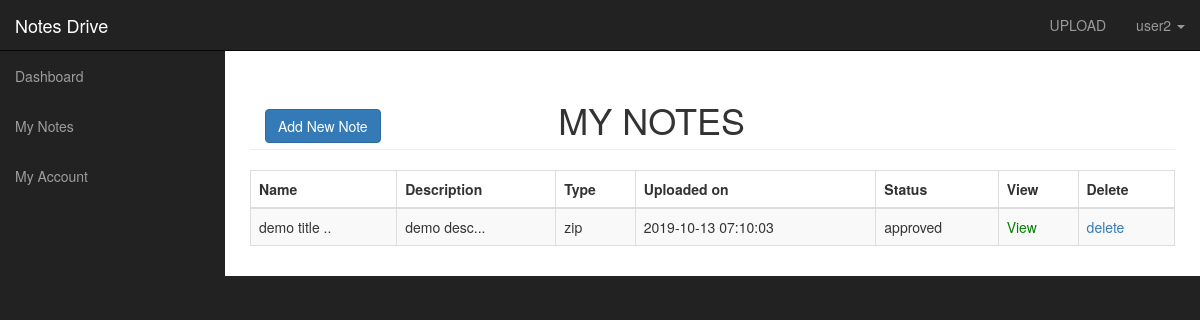
The app's page /dashboard/notes.php (signed in) with its own data.
### tables this page shows
CREATE TABLE `uploads` (
  `file_id` int(11) NOT NULL,
  `file_name` varchar(225) NOT NULL,
  `file_description` text NOT NULL,
  `file_type` varchar(225) NOT NULL,
  `file_uploader` varchar(225) NOT NULL,
  `file_uploaded_on` timestamp NOT NULL DEFAULT current_timestamp() ON UPDATE current_timestamp(),
  `file_uploaded_to` varchar(225) NOT NULL,
  `file` varchar(225) NOT NULL,
  `status` varchar(225) NOT NULL DEFAULT 'not approved yet'
);

### dashboard/notes.php (the view, shortened to what this page needs)
<?php include 'includes/adminheader.php';
?>
    <div id="wrapper">
       <?php include 'includes/adminnav.php';?>
        <div id="page-wrapper">
            <div class="container-fluid">
                <div class="row">
                    <div class="col-lg-12">
                        <h1 class="page-header">
                        <div class="col-xs-4">
            <a href="uploadnote.php" class="btn btn-primary">Add New Note</a>
            </div>
                         MY NOTES
                        </h1>
<div class="row">
<div class="col-lg-12">
        <div class="table-responsive">
<form action="" method="post">
            <table class="table table-bordered table-striped table-hover">
            <thead>
                    <tr>
                        <th>Name</th>
                        <th>Description</th>
                        <th>Type </th>
                        <th>Uploaded on</th>
                        <th>Status</th>
                        <th>View</th>
                        <th>Delete</th>
                    </tr>
                </thead>
                <tbody>
                 <?php
                 $currentuser = $_SESSION['username'];
$query = "SELECT * FROM uploads WHERE file_uploader= '$currentuser' ORDER BY file_uploaded_on DESC";
$run_query = mysqli_query($conn, $query) or die(mysqli_error($conn));
if (mysqli_num_rows($run_query) > 0) {
while ($row = mysqli_fetch_array($run_query)) {
    $file_id = $row['file_id'];
    $file_name = $row['file_name'];
    $file_description = $row['file_description'];
    $file_type = $row['file_type'];
    $file_date = $row['file_uploaded_on'];
    $file_status = $row['status'];
    $file = $row['file'];
    echo "<tr>";
    echo "<td>$file_name</td>";
    echo "<td>$file_description</td>";
    echo "<td>$file_type</td>";
    echo "<td>$file_date</td>";
    echo "<td>$file_status</td>";
    echo "<td><a href='allfiles/$file' target='_blank' style='color:green'>View </a></td>";
    echo "<td><a onClick=\"javascript: return confirm('Are you sure you want to delete this post?')\" href='?del=$file_id'><i class='fa fa-times' style='color: red;'></i>delete</a></td>";
    echo "</tr>";
}
}
else {
    echo "<script>alert('Not notes yet! Start uploading now');
    window.location.href= 'uploadnote.php';</script>";
}
?>
                </tbody>
            </table>
</form>
</div>
</div>
</div>
</body>
</html

### dashboard/css/sb-admin.css (style rules this page uses)
body { margin-top: 100px; background-color: #222; }
@media (min-width:768px) { body { margin-top: 50px; } }
#wrapper { padding-left: 0; }
#page-wrapper { width: 100%; padding: 0; background-color: #fff; }
@media (min-width:768px) { #wrapper { padding-left: 225px; } }
@media (min-width:768px) { #page-wrapper { padding: 10px; } }

### records on screen
uploads: file_name "demo title ..", file_description "demo desc...", file_type "zip", file_uploaded_on "2019-10-13 07:10:03", status "approved"

### other values on screen
$_SESSION['name'] "user2"
